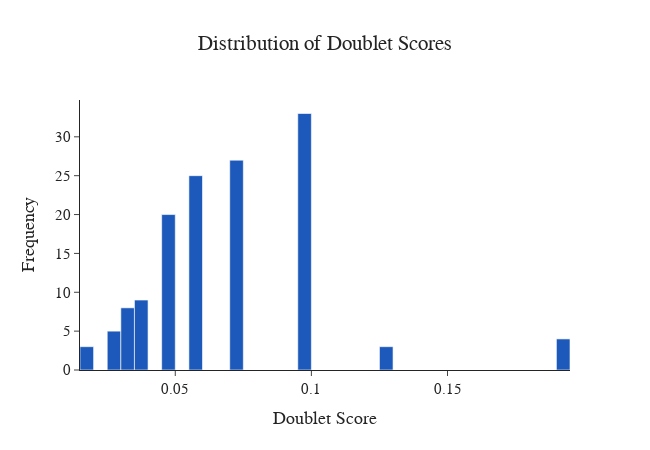

Notebook code for this chart:
### Code cell
# Create a histogram of doublet scores
fig_hist = px.histogram(sc_data.obs, x="doublet_score", nbins=50, title="Distribution of Doublet Scores")
fig_hist.update_traces(marker_color='#1c59ba')
fig_hist.update_layout(xaxis_title="Doublet Score", yaxis_title="Frequency",
                          title_x=0.5,
                          height=450,
                          width=650,
                          template='simple_white',
                          font=dict(family="Arial", size=15))

# Display the plot
fig_hist.show()

### Figure 1 — Plotly figure (JSON) as saved in the notebook; plotly's stock layout.template omitted (floating-point values rounded to 4 significant figures; data arrays with more than 128 entries replaced by an {"elided": "..."} marker saying what was removed)
{"data": [{"alignmentgroup": "True", "bingroup": "x", "hovertemplate": "doublet_score=%{x}<br>count=%{y}<extra></extra>", "legendgroup": "", "marker": {"color": "#1c59ba", "pattern": {"shape": ""}}, "name": "", "nbinsx": 50, "offsetgroup": "", "orientation": "v", "showlegend": false, "type": "histogram", "x": {"elided": "137 float values"}, "xaxis": "x", "yaxis": "y"}], "layout": {"barmode": "relative", "font": {"family": "Arial", "size": 15}, "height": 450, "legend": {"tracegroupgap": 0}, "title": {"text": "Distribution of Doublet Scores", "x": 0.5}, "width": 650, "xaxis": {"anchor": "y", "domain": [0, 1], "title": {"text": "Doublet Score"}}, "yaxis": {"anchor": "x", "domain": [0, 1], "title": {"text": "Frequency"}}}}
